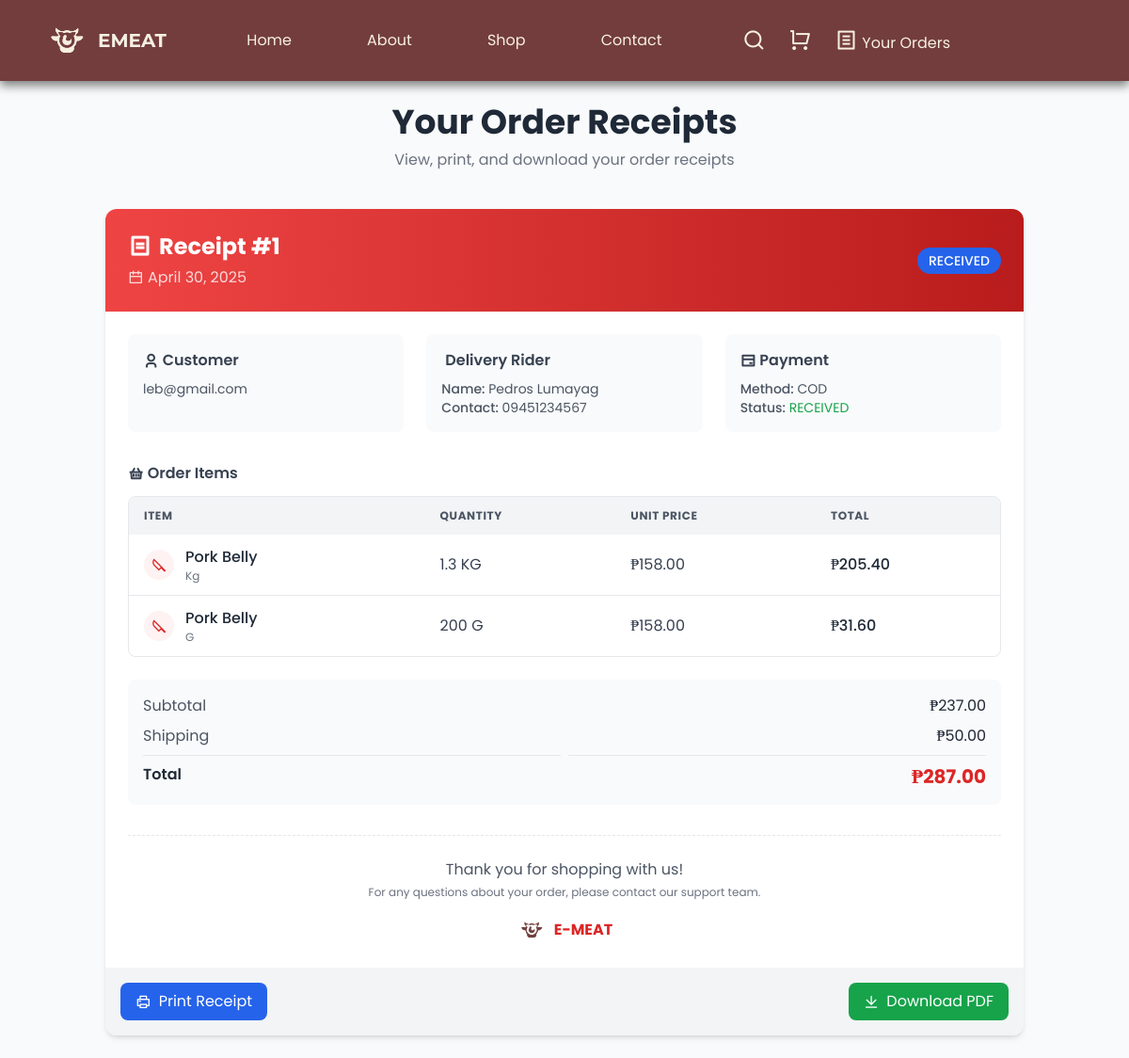
The app's page /users/receipt_orders.php (signed in) with its own data.
### tables this page shows
CREATE TABLE `orders` (
  `ORDERS_ID` int(11) NOT NULL,
  `APP_USER_ID` int(11) NOT NULL,
  `PAYMENT_ID` int(11) NOT NULL,
  `RIDER_ID` int(11) DEFAULT NULL,
  `STAT_ID` int(11) NOT NULL,
  `ORDERS_DATE` datetime NOT NULL,
  `TOTAL_AMOUNT` decimal(15,2) NOT NULL,
  `LAST_UPDATE` timestamp NOT NULL DEFAULT current_timestamp() ON UPDATE current_timestamp(),
  `MODIFIED_BY` int(11) DEFAULT NULL
);

CREATE TABLE `status` (
  `STAT_ID` int(11) NOT NULL,
  `STATUS_NAME` varchar(10) NOT NULL
);

CREATE TABLE `rider` (
  `rider_id` int(11) NOT NULL,
  `rider_name` varchar(100) NOT NULL,
  `contact` varchar(20) NOT NULL
);

CREATE TABLE `payment` (
  `PAYMENT_ID` int(11) NOT NULL,
  `PAYMENT_METHOD` varchar(20) NOT NULL
);

CREATE TABLE `orders_detail` (
  `DETAIL_ID` int(11) NOT NULL,
  `ORDERS_ID` int(11) NOT NULL,
  `MEAT_PART_ID` int(11) NOT NULL,
  `QTY` decimal(10,2) NOT NULL,
  `UNIT_OF_MEASURE` varchar(10) NOT NULL,
  `UNIT_PRICE` decimal(15,2) NOT NULL,
  `LINE_TOTAL` decimal(15,2) NOT NULL
);

CREATE TABLE `meat_part` (
  `MEAT_PART_ID` int(11) NOT NULL,
  `APP_USER_ID` int(11) NOT NULL,
  `MEAT_CATEGORY_ID` int(11) NOT NULL,
  `MEAT_PART_NAME` varchar(25) NOT NULL,
  `MEAT_PART_PHOTO` varchar(20) NOT NULL,
  `QTY_AVAILABLE` decimal(10,2) NOT NULL,
  `UNIT_OF_MEASURE` varchar(10) NOT NULL,
  `UNIT_PRICE` decimal(15,2) NOT NULL,
  `LAST_UPDATED` timestamp NOT NULL DEFAULT current_timestamp() ON UPDATE current_timestamp()
);

### users/receipt_orders.php (the view, shortened to what the rows shown need)
<?php
    include '../connection/config.php';
    $user_id = $_SESSION['user_id'];
    $order_id = $_GET['order_id'] ?? null;
    $query = "CALL GetOrdersReceipt(?, ?)";
    $stmt = $conn->prepare($query);
    $stmt->bind_param("ii", $user_id, $order_id);
    $stmt->execute();
    $order_result = $stmt->get_result();
?>
<!DOCTYPE html>
<html lang="en">
<head>
    <script src="https://cdn.tailwindcss.com"></script>
    <link rel="stylesheet" href="https://cdnjs.cloudflare.com/ajax/libs/remixicon/4.5.0/remixicon.css">
    <link rel="stylesheet" href="../CCS/style.css?v=<?php echo time(); ?>">
</head>
<body class="bg-gray-50">
    <main class="max-w-5xl mx-auto p-4 md:p-6 pb-20">
        <div class="text-center mb-10 no-print">
            <h1 class="text-3xl md:text-4xl font-bold text-gray-800 mb-2">Your Order Receipts</h1>
        </div>
        <?php if ($order_result->num_rows > 0): ?>
            <div class="space-y-8">
                <?php while ($order = $order_result->fetch_assoc()): ?>
                    <?php
                    $conn->next_result();
                    $items_query = "CALL GetOrderItemsReceipt(?)";
                    $stmt = $conn->prepare($items_query);
                    $stmt->bind_param("i", $order['ORDERS_ID']);
                    $stmt->execute();
                    $items_result = $stmt->get_result();
                    ?>
                    <div class="receipt-card bg-white rounded-xl shadow-md overflow-hidden receipt-section" id="receipt-<?= $order['ORDERS_ID'] ?>">
                        <div class="bg-gradient-to-r from-red-500 to-red-700 text-white p-6">
                            <div class="flex justify-between items-center">
                                <div>
                                    <h2 class="text-2xl font-bold flex items-center gap-2">
                                        <i class="ri-bill-line"></i> Receipt #<?= htmlspecialchars($order['ORDERS_ID']) ?>
                                    </h2>
                                    <p class="text-white/80 mt-1">
                                        <i class="ri-calendar-line"></i>
                                        <?= date('F j, Y', strtotime($order['ORDERS_DATE'])) ?>
                                    </p>
                                </div>
                                <div class="text-right">
                                    <span class="px-3 py-1 rounded-full text-sm font-medium
                                        <?= $order['STAT_ID'] == 1 ? 'bg-yellow-500' :
                                           ($order['STAT_ID'] == 4 ? 'bg-green-600' : 'bg-blue-600') ?>">
                                        <?= htmlspecialchars($order['STATUS_NAME']) ?>
                                    </span>
                                </div>
                            </div>
                        </div>
                        <div class="p-6">
                            <div class="grid md:grid-cols-3 gap-6 mb-8">
                                <div class="bg-gray-50 rounded-lg p-4">
                                    <h3 class="font-semibold text-gray-700 mb-2 flex items-center gap-1">
                                        <i class="ri-user-3-line"></i> Customer
                                    </h3>
                                    <p class="text-sm text-gray-600">
                                        <?= htmlspecialchars($order['CUSTOMER_NAME'] ?? $_SESSION['username'] ?? 'Customer') ?>
                                    </p>
                                </div>
                                <div class="bg-gray-50 rounded-lg p-4">
                                    <h3 class="font-semibold text-gray-700 mb-2 flex items-center gap-1">
                                        <i class="ri-motorcycle-line"></i> Delivery Rider
                                    </h3>
                                    <?php if (!empty($order['RIDER_NAME'])): ?>
                                        <p class="text-sm text-gray-600">
                                            <span class="font-medium">Name: </span>
                                            <?= htmlspecialchars($order['RIDER_NAME']) ?>
                                        </p>
                                        <?php if (!empty($order['RIDER_CONTACT'])): ?>
                                            <p class="text-sm text-gray-600">
                                                <span class="font-medium">Contact: </span>
                                                <?= htmlspecialchars($order['RIDER_CONTACT']) ?>
                                            </p>
                                        <?php endif; ?>
                                    <?php else: ?>
                                        <p class="text-sm text-gray-600">No rider assigned yet</p>
                                    <?php endif; ?>
                                </div>
                                <div class="bg-gray-50 rounded-lg p-4">
                                    <h3 class="font-semibold text-gray-700 mb-2 flex items-center gap-1">
                                        <i class="ri-bank-card-line"></i> Payment
                                    </h3>
                                    <p class="text-sm text-gray-600">
                                        <span class="font-medium">Method: </span>
                                        <?= htmlspecialchars($order['PAYMENT_METHOD'] ?? "Cash on Delivery") ?>
                                    </p>
                                    <p class="text-sm text-gray-600">
                                        <span class="font-medium">Status: </span>
                                        <span class="<?= $order['STAT_ID'] == 1 ? 'text-yellow-600' : 'text-green-600' ?>">
                                            <?= htmlspecialchars($order['STATUS_NAME']) ?>
                                        </span>
                                    </p>
                                </div>
                            </div>
                            <h3 class="font-semibold text-gray-700 mb-3 flex items-center gap-1">
                                <i class="ri-shopping-basket-2-line"></i> Order Items
                            </h3>
                            <div class="overflow-x-auto rounded-lg border border-gray-200">
                                <table class="w-full text-left">
                                    <thead>
                                        <tr class="bg-gray-100">
                                            <th class="py-3 px-4 text-xs text-gray-600 uppercase tracking-wider">Item</th>
                                            <th class="py-3 px-4 text-xs text-gray-600 uppercase tracking-wider">Quantity</th>
                                            <th class="py-3 px-4 text-xs text-gray-600 uppercase tracking-wider">Unit Price</th>
                                            <th class="py-3 px-4 text-xs text-gray-600 uppercase tracking-wider">Total</th>
                                        </tr>
                                    </thead>
                                    <tbody class="divide-y divide-gray-200">
                                        <?php while ($item = $items_result->fetch_assoc()): ?>
                                            <?php
                                            $quantity = floatval($item['QTY']);
                                            $unit_price = floatval($item['UNIT_PRICE']);
                                            $unit_of_measure = trim(strtolower($item['UNIT_OF_MEASURE']));
                                            $display_quantity = $quantity;
                                            $unit_label = strtoupper($unit_of_measure);
                                            if ($unit_of_measure === 'g') {
                                                $total_price = ($unit_price * $quantity) / 1000;
                                            } else {
                                                $total_price = $unit_price * $quantity;
                                            }
                                            ?>
                                            <tr class="hover:bg-gray-50">
                                                <td class="py-3 px-4">
                                                    <div class="flex items-center">
                                                        <div class="w-8 h-8 flex-shrink-0 rounded-full bg-red-50 flex items-center justify-center text-red-600 mr-3">
                                                            <i class="ri-knife-line"></i>
                                                        </div>
                                                        <div>
                                                            <div class="font-medium text-gray-800"><?= htmlspecialchars($item['MEAT_PART_NAME']) ?></div>
                                                            <div class="text-xs text-gray-500"><?= ucfirst($unit_of_measure) ?></div>
                                                        </div>
                                                    </div>
                                                </td>
                                                <td class="py-3 px-4 whitespace-nowrap">
                                                    <?php if ($unit_of_measure === 'g'): ?>
                                                        <span class="text-gray-700"><?= number_format($display_quantity) ?> <?= $unit_label ?></span>
                                                    <?php else: ?>
                                                        <span class="text-gray-700"><?= number_format($display_quantity, 1) ?> <?= $unit_label ?></span>
                                                    <?php endif; ?>
                                                </td>
                                                <td class="py-3 px-4 whitespace-nowrap">
                                                    <span class="text-gray-700">₱<?= number_format($unit_price, 2) ?></span>
                                                </td>
                                                <td class="py-3 px-4 whitespace-nowrap font-medium text-gray-800">
                                                    ₱<?= number_format($total_price, 2) ?>
                                                </td>
                                            </tr>
                                        <?php endwhile; ?>
                                    </tbody>
                                </table>
                            </div>
                            <div class="mt-6 bg-gray-50 rounded-lg p-4">
                                <div class="grid grid-cols-2 gap-2">
                                    <?php
                                    $subtotal = 0;
                                    $items_result->data_seek(0);
                                    while ($item = $items_result->fetch_assoc()) {
                                        $quantity = floatval($item['QTY']);
                                        $unit_price = floatval($item['UNIT_PRICE']);
                                        $unit_of_measure = trim(strtolower($item['UNIT_OF_MEASURE']));
                                        if ($unit_of_measure === 'g') {
                                            $item_total = ($unit_price * $quantity) / 1000;
                                        } else {
                                            $item_total = $unit_price * $quantity;
                                        }
                                        $subtotal += $item_total;
                                    }
                                    $shipping_fee = 50.00;
                                    ?>
                                    <div class="text-gray-600">Subtotal</div>
                                    <div class="text-right text-gray-800">₱<?= number_format($subtotal, 2) ?></div>
                                    <div class="text-gray-600">Shipping</div>
                                    <div class="text-right text-gray-800">₱<?= number_format($shipping_fee, 2) ?></div>
                                    <div class="text-gray-800 font-semibold pt-2 border-t">Total</div>
                                    <div class="text-right pt-2 border-t">
                                        <span class="text-xl font-bold text-red-600">₱<?= number_format($subtotal + $shipping_fee, 2) ?></span>
                                    </div>
                                </div>
                            </div>
                            <div class="mt-8 text-center border-t border-dashed border-gray-200 pt-6">
                                <p class="text-gray-600 mb-1">Thank you for shopping with us!</p>
                                <p class="text-xs text-gray-500">For any questions about your order, please contact our support team.</p>
                                <div class="flex justify-center mt-4">
                                    <div class="flex items-center">
                                        <img src="../IMAGES/RED LOGO.png" alt="E-MEAT Logo" class="h-8 w-8 mr-2">
                                        <span class="text-red-600 font-bold">E-MEAT</span>
                                    </div>
                                </div>
                            </div>
                        </div>
                        <div class="bg-gray-100 p-4 no-print">
                            <div class="flex justify-between">
                                <button onclick="printOrder(<?= $order['ORDERS_ID'] ?>)" class="flex items-center gap-2 bg-blue-600 hover:bg-blue-700 text-white px-4 py-2 rounded-lg transition-colors">
                                    <i class="ri-printer-line"></i> Print Receipt
                                </button>
                                <button onclick="downloadPDF(<?= $order['ORDERS_ID'] ?>)" class="flex items-center gap-2 bg-green-600 hover:bg-green-700 text-white px-4 py-2 rounded-lg transition-colors">
                                    <i class="ri-download-line"></i> Download PDF
                                </button>
                            </div>
                        </div>
                    </div>
                <?php endwhile; ?>
            </div>
        <?php endif; ?>
    </main>
</body>
</html>

### records on screen
orders: ORDERS_ID "1", ORDERS_DATE "April 30, 2025", STAT_ID.STATUS_NAME "RECEIVED", CUSTOMER_NAME "leb@gmail.com", RIDER_ID.rider_name "Pedros Lumayag", RIDER_ID.contact "09451234567", PAYMENT_ID.PAYMENT_METHOD "COD", subtotal "237.00", shipping_fee "50.00", shipping_fee "287.00"
orders_detail: MEAT_PART_ID.MEAT_PART_NAME "Pork Belly", UNIT_OF_MEASURE "Kg", QTY "1.3", UNIT_OF_MEASURE "KG", UNIT_PRICE "158.00", total_price "205.40"
orders_detail: MEAT_PART_ID.MEAT_PART_NAME "Pork Belly", UNIT_OF_MEASURE "G", QTY "200", UNIT_PRICE "158.00", total_price "31.60"
